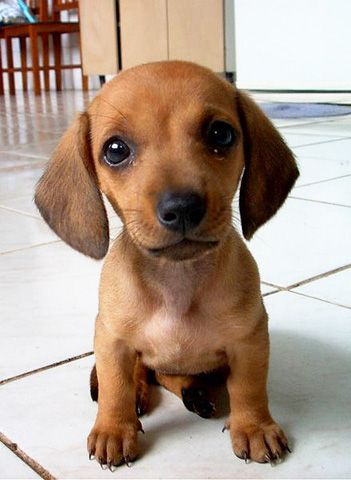
//> input picture course/tests/dog.jpg, 351 x 480 px
$ ./cropResizeImage   (built with g++ and OpenCV 4)
//> lines starting //> are read from the running program, lines starting //| are printed output that depends on the picture
#include <opencv2/opencv.hpp>

using namespace std;
using namespace cv;

int main(void){
    Mat source, scaleDown, scaleUp, scale640x480;

    source = imread("dog.jpg", 1);
//> source is the input picture: 480 rows x 351 cols, CV_8UC3; mean B, G, R 140.2, 154.5, 174.2

    double scaleX = 0.6;
    double scaleY = 0.6;

    resize(source, scaleDown, Size(), scaleX, scaleY, INTER_LINEAR);
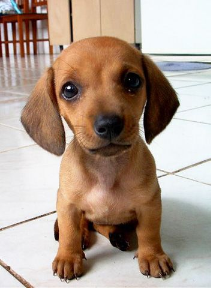
//> scaleDown: 288 rows x 211 cols, CV_8UC3; mean B, G, R 140.3, 154.6, 174.2
    resize(source, scaleUp, Size(), scaleX*3, scaleY*3, INTER_LINEAR);
    resize(source, scale640x480, Size(640, 480), 640, 480, INTER_LINEAR);
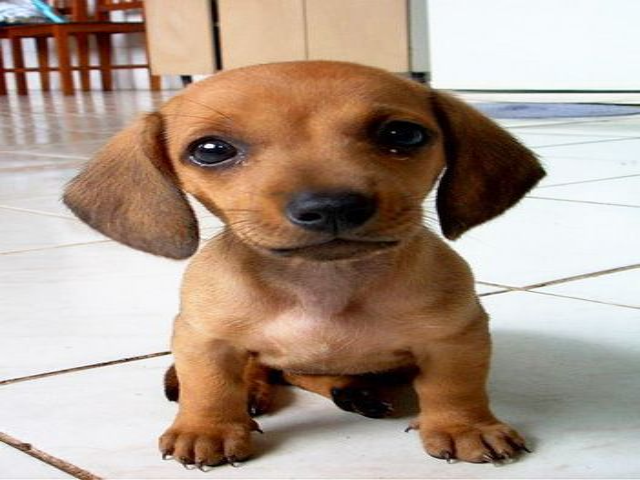
//> scale640x480: 480 rows x 640 cols, CV_8UC3; mean B, G, R 140.2, 154.5, 174.2

    Mat crop = source(Range(50, 300), Range(0, 350));
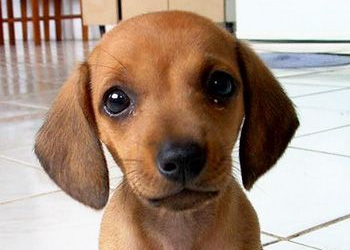
//> crop: 250 rows x 350 cols, CV_8UC3; mean B, G, R 130, 145.5, 168

    namedWindow("Original", WINDOW_AUTOSIZE);
    namedWindow("Scaled Down", WINDOW_AUTOSIZE);
    namedWindow("Scaled Up", WINDOW_AUTOSIZE);
    namedWindow("Cropped Image", WINDOW_AUTOSIZE);
    namedWindow("Image 640x480", WINDOW_AUTOSIZE);

    imshow("Original", source);
    imshow("Scaled Down", scaleDown);
    imshow("Scaled Up", scaleUp);
    imshow("Cropped Image", crop);
    imshow("Image 640x480", scale640x480);

    waitKey(0);
}
